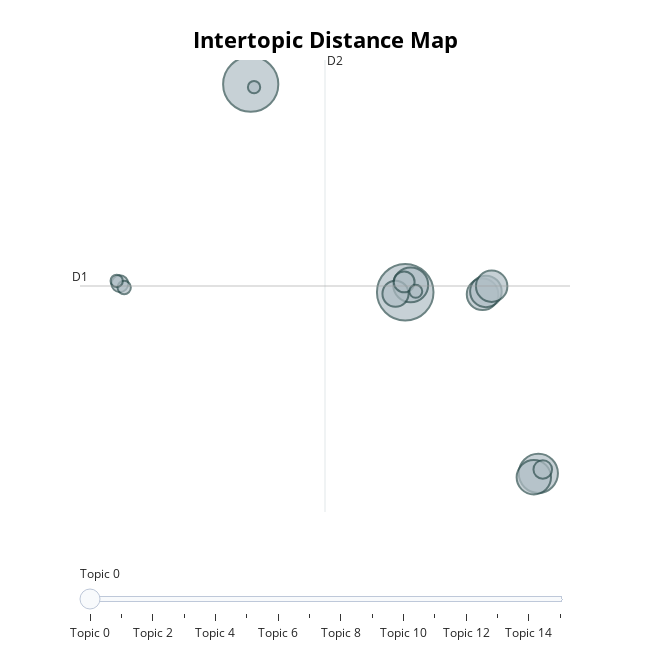

Source (notebook cell):
### Markdown cell above
# Topic modeling - TEST

### Code cell
import pandas as pd
import numpy as np
from sentence_transformers import SentenceTransformer
from bertopic import BERTopic
from sklearn.metrics import classification_report
from sklearn.metrics.pairwise import cosine_similarity

# Cargar el archivo CSV
ruta = r'' # Ruta donde se encuentra tu archivo CSV con las descripciones 
df = pd.read_csv(ruta, sep=';')

# Filtrar las filas donde 'Nombre Carpeta' contiene '/test/'
df_test = df[df['Nombre Carpeta'].str.contains(r'/test', na=False, regex=True)].copy()

# Extraer la columna de descripciones
descriptions_test = df_test['Descripciones imagenes'].tolist()

# Cargar el modelo de Sentence Transformer
model = SentenceTransformer('all-MiniLM-L6-v2')

# Generar los embeddings de las descripciones
embeddings_test = model.encode(descriptions_test, show_progress_bar=True)
np.save('embeddings_test.npy', embeddings_test)




# Extraer la clase desde la ruta del nombre de carpeta
df_test['Clase Anomalia'] = df_test['Nombre Carpeta'].apply(lambda x: x.split('/')[-1].strip().lower())

df_test['Es_anómalo'] = df_test['Clase Anomalia'] != 'good'




# Cargar el modelo BERTopic entrenado solo con imágenes 'good'
topic_model = BERTopic.load("bertopic_train_model")
topics, probs = topic_model.transform(descriptions_test, embeddings_test)

# Asignar al DataFrame
df_test['Tópico'] = topics
df_test['Probabilidad'] = probs

# Tópico más frecuente en test
top_topic_train = pd.Series(topics).value_counts().idxmax()
df_test['Es_tópico_good'] = df_test['Tópico'] == top_topic_train




# Evaluación 1: Por cambio de tópico
y_true = df_test['Es_anómalo']
y_pred = ~df_test['Es_tópico_good']

print("=== Evaluación por cambio de tópico ===")
print(classification_report(y_true, y_pred, target_names=['Good', 'Anomalía']))




# Evaluación 2: Por baja probabilidad del modelo
umbral_prob = 0.3
df_test['Pred_anómalo_por_confianza'] = df_test['Probabilidad'] < umbral_prob
y_pred_conf = df_test['Pred_anómalo_por_confianza']

print(f"\n=== Evaluación por baja probabilidad (umbral = {umbral_prob}) ===")
print(classification_report(y_true, y_pred_conf, target_names=['Good', 'Anomalía']))




# Evaluación 3: Por similitud con centroides del train

# Cargar centroides generados con train
centroids = np.load('topic_centroids.npy')
topic_ids = np.load('topic_ids.npy')

# Calcular similitud coseno con cada centroide
similarity_matrix = cosine_similarity(embeddings_test, centroids)

# Obtener el índice del centroide más similar
most_similar_topic_indices = np.argmax(similarity_matrix, axis=1)
assigned_topic_ids = topic_ids[most_similar_topic_indices]
similarities = np.max(similarity_matrix, axis=1)

df_test['Tópico más cercano (por centroide)'] = assigned_topic_ids
df_test['Similitud con centroide'] = similarities

# Umbral de similitud para detección de anomalía
umbral_similitud = 0.7
df_test['Pred_anómalo_por_similitud'] = df_test['Similitud con centroide'] < umbral_similitud

print(f"\n=== Evaluación por similitud con centroide (umbral = {umbral_similitud}) ===")
print(classification_report(df_test['Es_anómalo'], df_test['Pred_anómalo_por_similitud'], target_names=['Good', 'Anomalía']))




# Mostrar los tópicos generados
topic_info = topic_model.get_topic_info()
print('\nTópicos obtenidos:')
print(topic_info)

# Palabras clave del tópico más común
print('\nPalabras clave del tópico más común:')
print(topic_model.get_topic(top_topic_train))

# Visualización
topic_model.visualize_topics()

### Figure 1 — Plotly figure (JSON) as saved in the notebook; plotly's stock layout.template omitted (floating-point values rounded to 4 significant figures)
{"data": [{"customdata": [[0, "bag | bolts | washers | two | nuts", 360], [1, "wire | connectors | mesh | levers | orange", 343], [2, "tray | granola | and | banana | of", 173], [3, "pins | push | container | compartments | the", 137], [4, "container | granola | and | banana | the", 133], [5, "bottle | liquid | label | the | labels", 112], [6, "bottle | juice | label | liquid | the", 112], [7, "bottle | liquid | label | the | glass", 111], [8, "pushpins | container | compartments | the | each", 77], [9, "organizer | pins | compartments | push | the", 49], [10, "tangerines | tray | granola | banana | chips", 39], [11, "box | pins | push | compartments | the", 32], [12, "box | pins | storage | compartments | push", 20], [13, "case | pins | compartments | push | the", 19], [14, "terminal | blocks | block | wire | levers", 17], [15, "box | pushpins | compartments | the | or", 17]], "hovertemplate": "<b>Topic %{customdata[0]}</b><br>%{customdata[1]}<br>Size: %{customdata[2]}", "legendgroup": "", "marker": {"color": "#B0BEC5", "line": {"color": "DarkSlateGrey", "width": 2}, "size": [360, 343, 173, 137, 133, 112, 112, 111, 77, 49, 39, 32, 20, 19, 17, 17], "sizemode": "area", "sizeref": 0.225, "symbol": "circle"}, "mode": "markers", "name": "", "orientation": "v", "showlegend": false, "type": "scatter", "x": [2.549, -6.413, 10.27, 2.868, 10.01, 7.035, 7.23, 7.565, 1.986, 2.488, 10.53, -14.0, -13.75, 3.16, -6.219, -14.19], "xaxis": "x", "y": [-3.096, 10.73, -15.13, -2.609, -15.39, -3.234, -3.041, -2.696, -3.199, -2.409, -14.87, -2.528, -2.778, -3.031, 10.53, -2.344], "yaxis": "y"}], "layout": {"annotations": [{"showarrow": false, "text": "D1", "x": -16.31, "y": -2.681, "yshift": 10}, {"showarrow": false, "text": "D2", "x": -2.104, "xshift": 10, "y": 12.34}], "height": 650, "hoverlabel": {"bgcolor": "white", "font": {"family": "Rockwell", "size": 16}}, "legend": {"itemsizing": "constant", "tracegroupgap": 0}, "margin": {"t": 60}, "shapes": [{"line": {"color": "#CFD8DC", "width": 2}, "type": "line", "x0": -2.104, "x1": -2.104, "y0": -17.7, "y1": 12.34}, {"line": {"color": "#9E9E9E", "width": 2}, "type": "line", "x0": -16.31, "x1": 12.11, "y0": -2.681, "y1": -2.681}], "sliders": [{"active": 0, "pad": {"t": 50}, "steps": [{"args": [{"marker.color": [["red", "#B0BEC5", "#B0BEC5", "#B0BEC5", "#B0BEC5", "#B0BEC5", "#B0BEC5", "#B0BEC5", "#B0BEC5", "#B0BEC5", "#B0BEC5", "#B0BEC5", "#B0BEC5", "#B0BEC5", "#B0BEC5", "#B0BEC5"]]}], "label": "Topic 0", "method": "update"}, {"args": [{"marker.color": [["#B0BEC5", "red", "#B0BEC5", "#B0BEC5", "#B0BEC5", "#B0BEC5", "#B0BEC5", "#B0BEC5", "#B0BEC5", "#B0BEC5", "#B0BEC5", "#B0BEC5", "#B0BEC5", "#B0BEC5", "#B0BEC5", "#B0BEC5"]]}], "label": "Topic 1", "method": "update"}, {"args": [{"marker.color": [["#B0BEC5", "#B0BEC5", "red", "#B0BEC5", "#B0BEC5", "#B0BEC5", "#B0BEC5", "#B0BEC5", "#B0BEC5", "#B0BEC5", "#B0BEC5", "#B0BEC5", "#B0BEC5", "#B0BEC5", "#B0BEC5", "#B0BEC5"]]}], "label": "Topic 2", "method": "update"}, {"args": [{"marker.color": [["#B0BEC5", "#B0BEC5", "#B0BEC5", "red", "#B0BEC5", "#B0BEC5", "#B0BEC5", "#B0BEC5", "#B0BEC5", "#B0BEC5", "#B0BEC5", "#B0BEC5", "#B0BEC5", "#B0BEC5", "#B0BEC5", "#B0BEC5"]]}], "label": "Topic 3", "method": "update"}, {"args": [{"marker.color": [["#B0BEC5", "#B0BEC5", "#B0BEC5", "#B0BEC5", "red", "#B0BEC5", "#B0BEC5", "#B0BEC5", "#B0BEC5", "#B0BEC5", "#B0BEC5", "#B0BEC5", "#B0BEC5", "#B0BEC5", "#B0BEC5", "#B0BEC5"]]}], "label": "Topic 4", "method": "update"}, {"args": [{"marker.color": [["#B0BEC5", "#B0BEC5", "#B0BEC5", "#B0BEC5", "#B0BEC5", "red", "#B0BEC5", "#B0BEC5", "#B0BEC5", "#B0BEC5", "#B0BEC5", "#B0BEC5", "#B0BEC5", "#B0BEC5", "#B0BEC5", "#B0BEC5"]]}], "label": "Topic 5", "method": "update"}, {"args": [{"marker.color": [["#B0BEC5", "#B0BEC5", "#B0BEC5", "#B0BEC5", "#B0BEC5", "#B0BEC5", "red", "#B0BEC5", "#B0BEC5", "#B0BEC5", "#B0BEC5", "#B0BEC5", "#B0BEC5", "#B0BEC5", "#B0BEC5", "#B0BEC5"]]}], "label": "Topic 6", "method": "update"}, {"args": [{"marker.color": [["#B0BEC5", "#B0BEC5", "#B0BEC5", "#B0BEC5", "#B0BEC5", "#B0BEC5", "#B0BEC5", "red", "#B0BEC5", "#B0BEC5", "#B0BEC5", "#B0BEC5", "#B0BEC5", "#B0BEC5", "#B0BEC5", "#B0BEC5"]]}], "label": "Topic 7", "method": "update"}, {"args": [{"marker.color": [["#B0BEC5", "#B0BEC5", "#B0BEC5", "#B0BEC5", "#B0BEC5", "#B0BEC5", "#B0BEC5", "#B0BEC5", "red", "#B0BEC5", "#B0BEC5", "#B0BEC5", "#B0BEC5", "#B0BEC5", "#B0BEC5", "#B0BEC5"]]}], "label": "Topic 8", "method": "update"}, {"args": [{"marker.color": [["#B0BEC5", "#B0BEC5", "#B0BEC5", "#B0BEC5", "#B0BEC5", "#B0BEC5", "#B0BEC5", "#B0BEC5", "#B0BEC5", "red", "#B0BEC5", "#B0BEC5", "#B0BEC5", "#B0BEC5", "#B0BEC5", "#B0BEC5"]]}], "label": "Topic 9", "method": "update"}, {"args": [{"marker.color": [["#B0BEC5", "#B0BEC5", "#B0BEC5", "#B0BEC5", "#B0BEC5", "#B0BEC5", "#B0BEC5", "#B0BEC5", "#B0BEC5", "#B0BEC5", "red", "#B0BEC5", "#B0BEC5", "#B0BEC5", "#B0BEC5", "#B0BEC5"]]}], "label": "Topic 10", "method": "update"}, {"args": [{"marker.color": [["#B0BEC5", "#B0BEC5", "#B0BEC5", "#B0BEC5", "#B0BEC5", "#B0BEC5", "#B0BEC5", "#B0BEC5", "#B0BEC5", "#B0BEC5", "#B0BEC5", "red", "#B0BEC5", "#B0BEC5", "#B0BEC5", "#B0BEC5"]]}], "label": "Topic 11", "method": "update"}, {"args": [{"marker.color": [["#B0BEC5", "#B0BEC5", "#B0BEC5", "#B0BEC5", "#B0BEC5", "#B0BEC5", "#B0BEC5", "#B0BEC5", "#B0BEC5", "#B0BEC5", "#B0BEC5", "#B0BEC5", "red", "#B0BEC5", "#B0BEC5", "#B0BEC5"]]}], "label": "Topic 12", "method": "update"}, {"args": [{"marker.color": [["#B0BEC5", "#B0BEC5", "#B0BEC5", "#B0BEC5", "#B0BEC5", "#B0BEC5", "#B0BEC5", "#B0BEC5", "#B0BEC5", "#B0BEC5", "#B0BEC5", "#B0BEC5", "#B0BEC5", "red", "#B0BEC5", "#B0BEC5"]]}], "label": "Topic 13", "method": "update"}, {"args": [{"marker.color": [["#B0BEC5", "#B0BEC5", "#B0BEC5", "#B0BEC5", "#B0BEC5", "#B0BEC5", "#B0BEC5", "#B0BEC5", "#B0BEC5", "#B0BEC5", "#B0BEC5", "#B0BEC5", "#B0BEC5", "#B0BEC5", "red", "#B0BEC5"]]}], "label": "Topic 14", "method": "update"}, {"args": [{"marker.color": [["#B0BEC5", "#B0BEC5", "#B0BEC5", "#B0BEC5", "#B0BEC5", "#B0BEC5", "#B0BEC5", "#B0BEC5", "#B0BEC5", "#B0BEC5", "#B0BEC5", "#B0BEC5", "#B0BEC5", "#B0BEC5", "#B0BEC5", "red"]]}], "label": "Topic 15", "method": "update"}]}], "title": {"font": {"color": "Black", "size": 22}, "text": "<b>Intertopic Distance Map</b>", "x": 0.5, "xanchor": "center", "y": 0.95, "yanchor": "top"}, "width": 650, "xaxis": {"anchor": "y", "domain": [0, 1], "range": [-16.31, 12.11], "title": {"text": ""}, "visible": false}, "yaxis": {"anchor": "x", "domain": [0, 1], "range": [-17.7, 12.34], "title": {"text": ""}, "visible": false}}}
